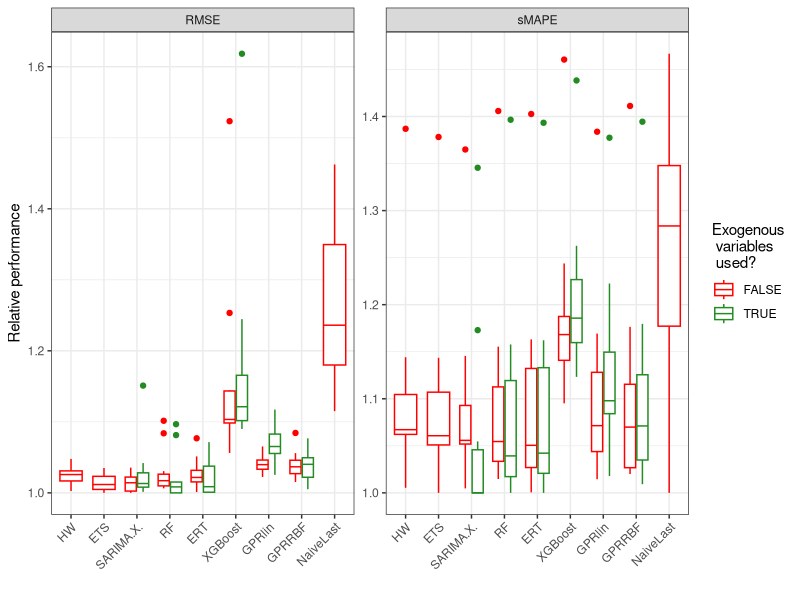

Here is the R script that generated this plot:
library(ggplot2)
library(reshape)

rmse_endog <- read.csv('rmse_endog.csv', sep=';')
rmse_exog <- read.csv('rmse_exog.csv', sep=';')
smape_endog <- read.csv('smape_endog.csv', sep=';')
smape_exog <- read.csv('smape_exog.csv', sep=';')

rmse_min <- apply(cbind(rmse_endog, rmse_exog), 1, min)
smape_min <- apply(cbind(smape_endog, smape_exog), 1, min)

rmse_endog_trafo <- rmse_endog / rmse_min
rmse_exog_trafo <- rmse_exog / rmse_min
smape_endog_trafo <- smape_endog / smape_min
smape_exog_trafo <- smape_exog / smape_min

rmse_endog_gg <- melt(rmse_endog_trafo)
rmse_exog_gg <- melt(rmse_exog_trafo)
smape_endog_gg <- melt(smape_endog_trafo)
smape_exog_gg <- melt(smape_exog_trafo)

rmse_endog_gg$metric <- 'RMSE'
rmse_exog_gg$metric <- 'RMSE'
smape_endog_gg$metric <- 'sMAPE'
smape_exog_gg$metric <- 'sMAPE'

rmse_endog_gg$exogenous <- FALSE
rmse_exog_gg$exogenous <- TRUE
smape_endog_gg$exogenous <- FALSE
smape_exog_gg$exogenous <- TRUE

df_gg <- rbind(rmse_endog_gg, rmse_exog_gg, smape_endog_gg, smape_exog_gg)
df_gg$metric <- as.factor(df_gg$metric)
df_gg$exogenous <- as.factor(df_gg$exogenous)

levels(df_gg$variable)[levels(df_gg$variable) == 'GPR.linear'] <- 'GPR linear'
levels(df_gg$variable)[levels(df_gg$variable) == 'GPR.RBF'] <- 'GPR RBF'
levels(df_gg$variable)[levels(df_gg$variable) == 'Naive.last'] <- 'Naive last'

ggplot(data = df_gg, mapping = aes(x = variable, y = value, color=exogenous)) +
  geom_boxplot(fatten=1) +
  theme_bw() +
  facet_wrap( ~ metric, scales='free') +
  theme(axis.text.x = element_text(angle=45, vjust=1, hjust=1)) +
  labs(y='Relative performance',
       x='',
       color='Exogenous\n variables\n used?') +
  scale_color_manual(values=c('red', 'forestgreen'))
